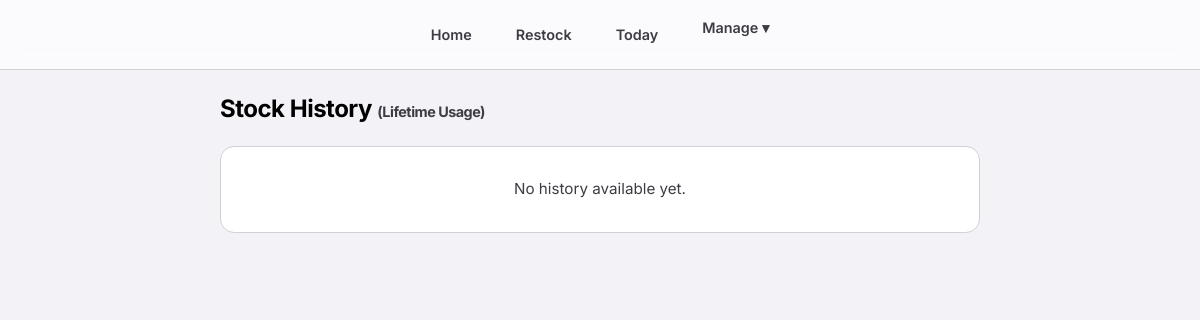
The app's page /manage/history/ (signed in), older data.
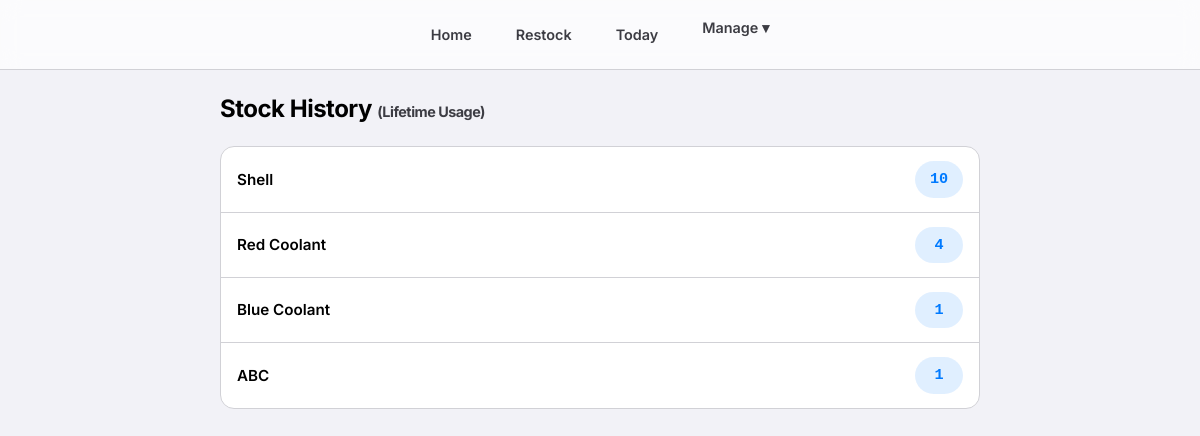
The same page, newer data.
### consumables/models.py (models this page shows, shortened)
class Item(models.Model):
    category = models.ForeignKey(Category, related_name='items', on_delete=models.CASCADE)
    subcategory = models.ForeignKey(SubCategory, related_name='items', on_delete=models.SET_NULL, null=True, blank=True)
    name = models.CharField(max_length=200)
    average_stock = models.IntegerField(default=0, help_text="Ideal stock level for calculation")
    current_stock = models.IntegerField(default=0)
    usage_count = models.IntegerField(default=0, help_text="Cached popularity score (frequency of use)")
    score = models.IntegerField(default=1, help_text="Credits earned per unit taken")
    class Meta:
        constraints = [
            models.UniqueConstraint(
                fields=['category', 'name'],
                condition=models.Q(subcategory__isnull=True),
                name='unique_direct_item_idx'
            ),
            models.UniqueConstraint(
                fields=['subcategory', 'name'],
                name='unique_subcategory_item_idx'
            )
        ]
        ordering = ['-usage_count', 'name']

### consumables/views.py (the view)
# urls.py: path('manage/history/', views.stock_history, name='stock_history'),
@login_required
def stock_history(request):
    if not request.user.is_superuser:
        messages.error(request, "Access denied.")
        return redirect('home')
    items = Item.objects.filter(usage_count__gt=0).order_by('-usage_count')
    return render(request, 'consumables/stock_history.html', {'items': items})

### consumables/templates/consumables/stock_history.html (shortened to what this page needs)
{% extends 'consumables/base.html' %}
{% block content %}
<h2 style="margin-bottom: 18px; color: var(--text-primary);">
    Stock History <span style="font-size: 0.9rem; color: var(--text-secondary);">(Lifetime Usage)</span>
</h2>
<div class="history-card">
    {% for item in items %}
        <div class="history-row">
            <div class="item-name">
                {{ item.name }}
            </div>
            <div class="usage-badge">
                {{ item.usage_count }}
            </div>
        </div>
    {% empty %}
        <div class="empty-state">
            No history available yet.
        </div>
    {% endfor %}
</div>
{% endblock %}

Row changes from the older to the newer data that the page shows:
added Item: name "Shell", usage_count "10"
now on this page (row edited): Item: name "Red Coolant", usage_count "4"
now on this page (row edited): Item: name "Blue Coolant", usage_count "1"
added Item: name "ABC", usage_count "1"
Text that changed along with them:
text no longer shown: "No history available yet."
